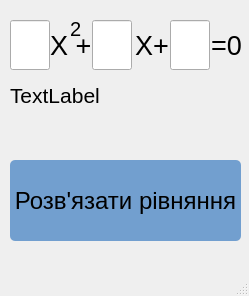
<?xml version="1.0" encoding="UTF-8"?>
<ui version="4.0">
 <class>MainWindow</class>
 <widget class="QMainWindow" name="MainWindow">
  <property name="geometry">
   <rect>
    <x>0</x>
    <y>0</y>
    <width>249</width>
    <height>296</height>
   </rect>
  </property>
  <property name="windowTitle">
   <string>MainWindow</string>
  </property>
  <property name="styleSheet">
   <string notr="true"/>
  </property>
  <widget class="QWidget" name="centralwidget">
   <widget class="QPushButton" name="pushButton">
    <property name="geometry">
     <rect>
      <x>10</x>
      <y>160</y>
      <width>231</width>
      <height>81</height>
     </rect>
    </property>
    <property name="font">
     <font>
      <pointsize>18</pointsize>
     </font>
    </property>
    <property name="styleSheet">
     <string notr="true">color:rgb(0, 0, 0);
background:rgb(114, 159, 207);
border-style: outset;
border-radius: 5px
</string>
    </property>
    <property name="text">
     <string>Розв'язати рівняння</string>
    </property>
   </widget>
   <widget class="QLineEdit" name="a">
    <property name="geometry">
     <rect>
      <x>10</x>
      <y>20</y>
      <width>40</width>
      <height>50</height>
     </rect>
    </property>
    <property name="font">
     <font>
      <pointsize>20</pointsize>
     </font>
    </property>
    <property name="text">
     <string/>
    </property>
   </widget>
   <widget class="QLabel" name="root">
    <property name="geometry">
     <rect>
      <x>10</x>
      <y>70</y>
      <width>231</width>
      <height>51</height>
     </rect>
    </property>
    <property name="font">
     <font>
      <pointsize>16</pointsize>
     </font>
    </property>
    <property name="text">
     <string>TextLabel</string>
    </property>
   </widget>
   <widget class="QLineEdit" name="b">
    <property name="geometry">
     <rect>
      <x>92</x>
      <y>20</y>
      <width>40</width>
      <height>50</height>
     </rect>
    </property>
    <property name="font">
     <font>
      <pointsize>20</pointsize>
     </font>
    </property>
    <property name="text">
     <string/>
    </property>
   </widget>
   <widget class="QLineEdit" name="c">
    <property name="geometry">
     <rect>
      <x>170</x>
      <y>20</y>
      <width>40</width>
      <height>50</height>
     </rect>
    </property>
    <property name="font">
     <font>
      <pointsize>20</pointsize>
     </font>
    </property>
    <property name="styleSheet">
     <string notr="true"/>
    </property>
    <property name="text">
     <string/>
    </property>
   </widget>
   <widget class="QLabel" name="label">
    <property name="geometry">
     <rect>
      <x>135</x>
      <y>20</y>
      <width>41</width>
      <height>50</height>
     </rect>
    </property>
    <property name="font">
     <font>
      <pointsize>20</pointsize>
     </font>
    </property>
    <property name="text">
     <string>X+</string>
    </property>
   </widget>
   <widget class="QLabel" name="label_2">
    <property name="geometry">
     <rect>
      <x>50</x>
      <y>20</y>
      <width>41</width>
      <height>50</height>
     </rect>
    </property>
    <property name="font">
     <font>
      <pointsize>20</pointsize>
     </font>
    </property>
    <property name="text">
     <string>X +</string>
    </property>
   </widget>
   <widget class="QLabel" name="label_3">
    <property name="geometry">
     <rect>
      <x>70</x>
      <y>20</y>
      <width>16</width>
      <height>17</height>
     </rect>
    </property>
    <property name="font">
     <font>
      <pointsize>15</pointsize>
     </font>
    </property>
    <property name="text">
     <string>2</string>
    </property>
   </widget>
   <widget class="QLabel" name="label_4">
    <property name="geometry">
     <rect>
      <x>211</x>
      <y>20</y>
      <width>41</width>
      <height>50</height>
     </rect>
    </property>
    <property name="font">
     <font>
      <pointsize>20</pointsize>
     </font>
    </property>
    <property name="text">
     <string>=0</string>
    </property>
   </widget>
   <zorder>pushButton</zorder>
   <zorder>a</zorder>
   <zorder>label</zorder>
   <zorder>label_2</zorder>
   <zorder>label_3</zorder>
   <zorder>label_4</zorder>
   <zorder>b</zorder>
   <zorder>root</zorder>
   <zorder>c</zorder>
  </widget>
  <widget class="QMenuBar" name="menubar">
   <property name="geometry">
    <rect>
     <x>0</x>
     <y>0</y>
     <width>249</width>
     <height>22</height>
    </rect>
   </property>
  </widget>
  <widget class="QStatusBar" name="statusbar"/>
 </widget>
 <resources/>
 <connections/>
</ui>
